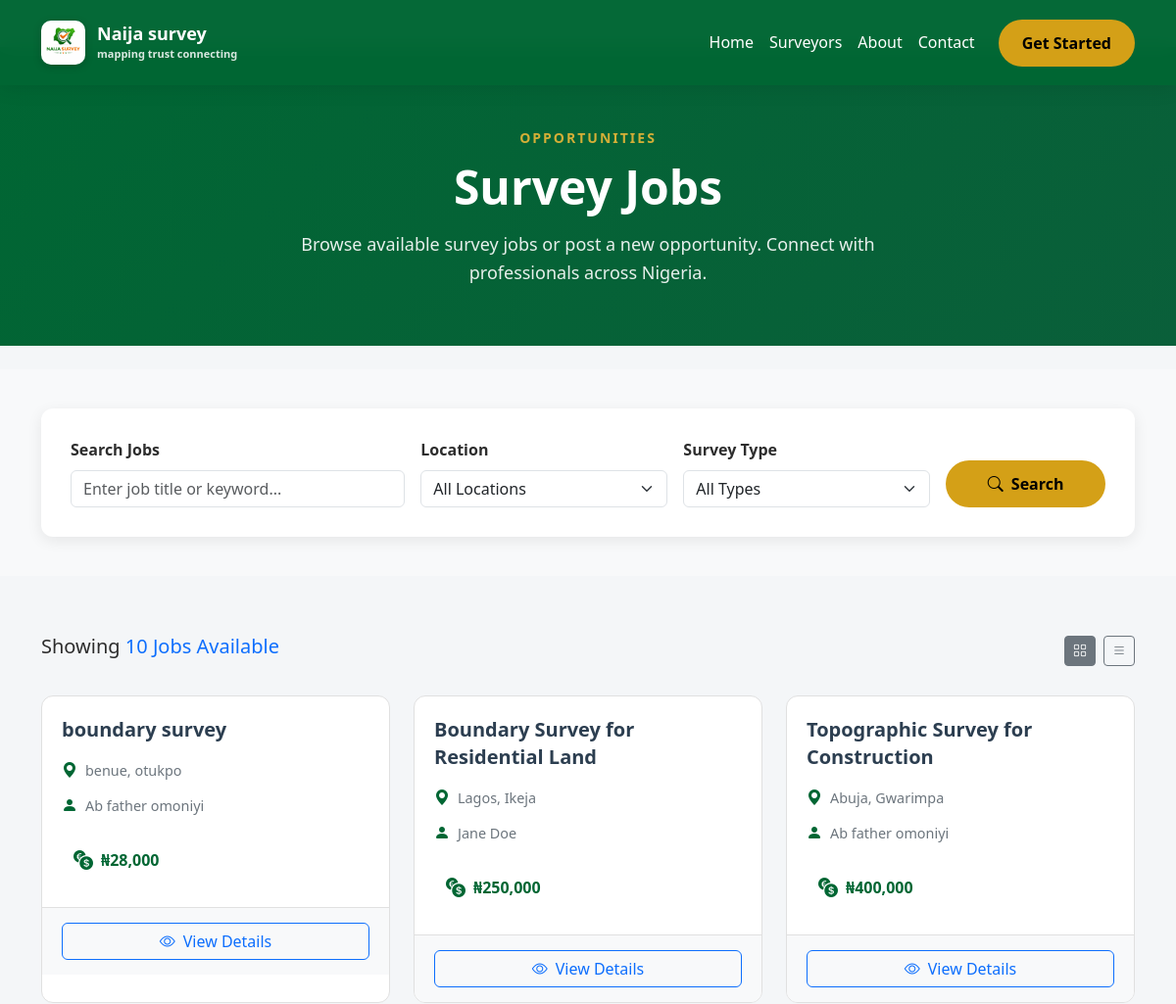
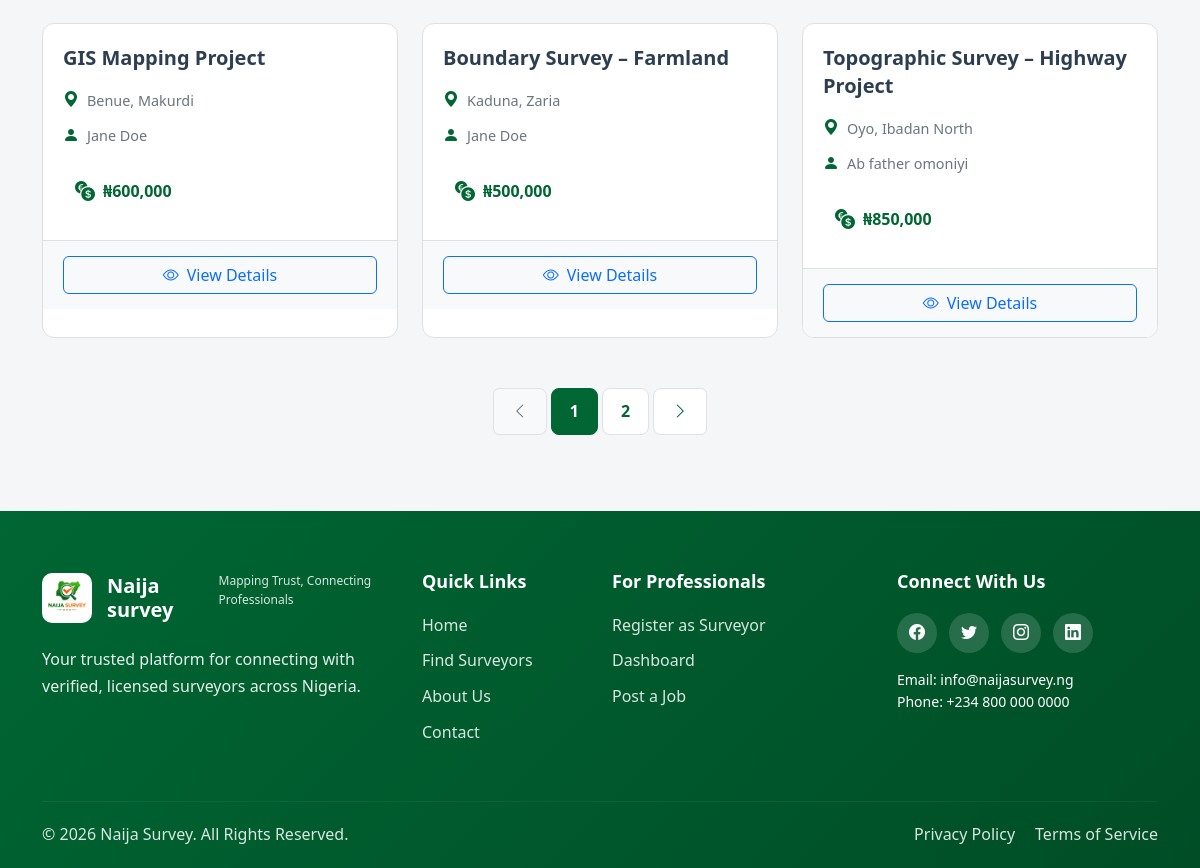
/jobs.php, run on the app's committed database (2 pictures, top to bottom).
### tables this page shows
CREATE TABLE IF NOT EXISTS `jobs` (
  `id` int NOT NULL AUTO_INCREMENT,
  `client_profile_id` int NOT NULL,
  `job_title` varchar(255) NOT NULL,
  `job_description` text NOT NULL,
  `proposed_budget` varchar(100) NOT NULL,
  `job_state` varchar(100) NOT NULL,
  `job_lga` varchar(100) NOT NULL,
  `job_address` text NOT NULL,
  `job_status` enum('available','taken','completed') NOT NULL DEFAULT 'available',
  `created_at` datetime NOT NULL DEFAULT CURRENT_TIMESTAMP,
  PRIMARY KEY (`id`),
  KEY `fk_jobs_client` (`client_profile_id`)
);

CREATE TABLE IF NOT EXISTS `clients_profile` (
  `id` int NOT NULL AUTO_INCREMENT,
  `account_id` int NOT NULL,
  `first_name` varchar(100) NOT NULL,
  `surname` varchar(100) NOT NULL,
  `other_names` varchar(100) DEFAULT NULL,
  `phone_number` varchar(20) NOT NULL,
  `whatsapp_number` varchar(20) NOT NULL,
  `bio` text NOT NULL,
  `state` varchar(100) NOT NULL,
  `lga` varchar(100) NOT NULL,
  `address` text NOT NULL,
  `profile_image` varchar(255) NOT NULL,
  `id_type` varchar(50) NOT NULL,
  `id_document` varchar(255) NOT NULL,
  `verification_status` enum('pending','verified','rejected') NOT NULL DEFAULT 'pending',
  `verified_at` datetime NOT NULL DEFAULT CURRENT_TIMESTAMP,
  `created_at` datetime NOT NULL DEFAULT CURRENT_TIMESTAMP,
  `updated_at` datetime NOT NULL DEFAULT CURRENT_TIMESTAMP ON UPDATE CURRENT_TIMESTAMP,
  PRIMARY KEY (`id`),
  KEY `fk_client_user` (`account_id`)
);

### models/Job.php (called while the page is built, shortened)
<?php
class Job {
   public function searchJobsPaginated($pdo, $filters, $limit, $offset) {
    $limit  = (int)$limit;
    $offset = (int)$offset;
    $sql = "SELECT j.*, c.first_name, c.surname
            FROM jobs j
            JOIN clients_profile c ON j.client_profile_id = c.id
            WHERE 1=1";
    $params = [];
    $sql .= " ORDER BY j.created_at DESC LIMIT $limit OFFSET $offset";
    $stmt = $pdo->prepare($sql);
    $stmt->execute($params);
    return $stmt->fetchAll(PDO::FETCH_ASSOC);
    }
    public function countJobs($pdo, $filters) {
    $sql = "SELECT COUNT(*) FROM jobs WHERE 1=1";
    $params = [];
    $stmt = $pdo->prepare($sql);
    $stmt->execute($params);
    return (int)$stmt->fetchColumn();
}
}

### jobs.php (the view, shortened to what this page needs)
<?php
require_once "config/db-connect.php";
require_once "models/Job.php";
$page = isset($_GET['page']) && is_numeric($_GET['page']) ? (int)$_GET['page'] : 1;
$limit = 6;
$offset = ($page - 1) * $limit;
$filters = [
    'q'        => $_GET['q'] ?? null,
    'location' => $_GET['location'] ?? null,
    'type'     => $_GET['type'] ?? null,
];
$jobsInstance = new Job();
$totalJobs = $jobsInstance->countJobs($pdo, $filters);
$totalPages = ceil($totalJobs / $limit);
$jobs = $jobsInstance->searchJobsPaginated(
    $pdo,
    $filters,
    $limit,
    $offset
);
?>
<!DOCTYPE html>
<html lang="en">
<head>
  <link href="https://cdn.jsdelivr.net/npm/bootstrap@5.3.2/dist/css/bootstrap.min.css" rel="stylesheet">
  <link rel="stylesheet" href="assets/css/style.css">
</head>
<body>
  <?php include "components/header.php"; ?>
  <section class="page-header-section mt-5 mb-4">
    <div class="container">
      <div class="row align-items-center">
        <div class="col-lg-8 mx-auto text-center">
          <span class="section-subtitle">Opportunities</span>
          <h1 class="page-header-title">Survey Jobs</h1>
          <p class="page-header-desc">Browse available survey jobs or post a new opportunity. Connect with professionals across Nigeria.</p>
        </div>
      </div>
    </div>
  </section>
  <section class="search-filter-section">
    <form method="GET" action="">
        <div class="container">
          <div class="search-filter-card">
            <div class="row g-3 align-items-end">
              <div class="col-lg-4 col-md-6">
                <label class="form-label fw-semibold">Search Jobs</label>
                <input type="text"  name="q" class="form-control" placeholder="Enter job title or keyword...">
              </div>
              <div class="col-lg-3 col-md-6">
                <label class="form-label fw-semibold">Location</label>
                <select  name="location" class="form-select">
                  <option value="">All Locations</option>
                </select>
              </div>
              <div class="col-lg-3 col-md-6">
                <label class="form-label fw-semibold">Survey Type</label>
                <select name="type" class="form-select">
                  <option value="">All Types</option>
                </select>
              </div>
              <div class="col-lg-2 col-md-6">
                <button type="submit" class="btn btn-gold w-100">
                  <i class="bi bi-search me-2"></i>Search
                </button>
              </div>
            </div>
          </div>
        </div>
    </form>
  </section>
  <section class="jobs-list-section">
    <div class="container">
      <div class="results-header">
        <h5>Showing <span class="text-primary"><?php echo $totalJobs; ?> Jobs Available</span></h5>
        <div class="view-toggle">
          <button class="btn btn-sm btn-outline-secondary active">
            <i class="bi bi-grid"></i>
          </button>
          <button class="btn btn-sm btn-outline-secondary">
            <i class="bi bi-list"></i>
          </button>
        </div>
      </div>
      <div class="row g-4">
        <?php if(empty($jobs)): ?>
          <div class="col-12">
            <div class="alert alert-info text-center">
              <i class="bi bi-info-circle me-2"></i>
              No jobs available at the moment. Check back later!
            </div>
          </div>
        <?php else: ?>
          <?php foreach($jobs as $job): ?>
            <?php
              $client_name = htmlspecialchars($job['first_name'] . ' ' . $job['surname']);
              $location = htmlspecialchars($job['job_state'] . ', ' . $job['job_lga']);
              $full_address = htmlspecialchars($job['job_state'] . ', ' . $job['job_lga'] . ' - ' . $job['job_address']);
              $created_date = date('d M Y', strtotime($job['created_at']));
            ?>
            <div class="col-lg-4 col-md-6">
              <div class="job-card">
                <div class="job-card-body">
                  <h5 class="job-title"><?php echo htmlspecialchars($job['job_title']); ?></h5>
                  <div class="job-meta">
                    <div class="meta-item">
                      <i class="bi bi-geo-alt-fill"></i>
                      <span><?php echo $location; ?></span>
                    </div>
                    <div class="meta-item">
                      <i class="bi bi-person-fill"></i>
                      <span><?php echo $client_name; ?></span>
                    </div>
                  </div>
                  <div class="job-budget">
                    <i class="bi bi-currency-exchange"></i>
                    <span>₦<?php echo number_format($job['proposed_budget']); ?></span>
                  </div>
                </div>
                <div class="job-card-footer">
                  <button class="btn btn-outline-primary w-100"
                      data-bs-toggle="modal"
                      data-bs-target="#jobDetailModal"
                      data-job-id="<?php echo $job['id']; ?>"
                      data-client-profile-id="<?php echo $job['client_profile_id']; ?>"
                      data-title="<?php echo htmlspecialchars($job['job_title']); ?>"
                      data-client="<?php echo $client_name; ?>"
                      data-location="<?php echo $full_address; ?>"
                      data-budget="₦<?php echo number_format($job['proposed_budget']); ?>"
                      data-date="<?php echo $created_date; ?>"
                      data-desc="<?php echo htmlspecialchars($job['job_description']); ?>">
                    <i class="bi bi-eye me-2"></i>View Details
                  </button>
                </div>
              </div>
            </div>
          <?php endforeach; ?>
        <?php endif; ?>
      </div>
      <?php if ($totalPages > 1): ?>
      <div class="pagination-wrapper">
        <nav>
          <ul class="pagination justify-content-center">
            <li class="page-item <?php echo $page <= 1 ? 'disabled' : ''; ?>">
              <a class="page-link" href="?page=<?php echo $page - 1; ?>">
                <i class="bi bi-chevron-left"></i>
              </a>
            </li>
            <?php for ($i = 1; $i <= $totalPages; $i++): ?>
              <li class="page-item <?php echo $i === $page ? 'active' : ''; ?>">
                <a class="page-link" href="?page=<?php echo $i; ?>">
                  <?php echo $i; ?>
                </a>
              </li>
            <?php endfor; ?>
            <li class="page-item <?php echo $page >= $totalPages ? 'disabled' : ''; ?>">
              <a class="page-link" href="?page=<?php echo $page + 1; ?>">
                <i class="bi bi-chevron-right"></i>
              </a>
            </li>
          </ul>
        </nav>
      </div>
      <?php endif; ?>
    </div>
  </section>
  <?php include "components/footer.php"; ?>
</body>
</html>

### data on the page
jobs: job_title "boundary survey", location "benue, otukpo", client_profile.surname "Ab father omoniyi", proposed_budget "28,000"
jobs: job_title "Boundary Survey for Residential Land", location "Lagos, Ikeja", client_profile.surname "Jane Doe", proposed_budget "250,000"
jobs: job_title "Topographic Survey for Construction", location "Abuja, Gwarimpa", client_profile.surname "Ab father omoniyi", proposed_budget "400,000"
jobs: job_title "GIS Mapping Project", location "Benue, Makurdi", client_profile.surname "Jane Doe", proposed_budget "600,000"
jobs: job_title "Boundary Survey – Farmland", location "Kaduna, Zaria", client_profile.surname "Jane Doe", proposed_budget "500,000"
jobs: job_title "Topographic Survey – Highway Project", location "Oyo, Ibadan North", client_profile.surname "Ab father omoniyi", proposed_budget "850,000"

### other printed values
$totalJobs "10"
